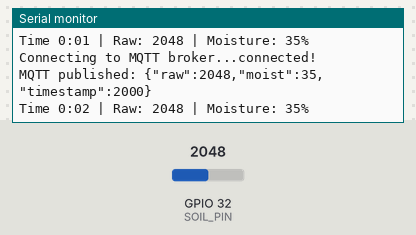
A sketch run on a simulated ESP32. Parts: the last lines printed to the serial monitor. The inputs (shaded band) are chosen by the test bench; at power-on: GPIO 32 (SOIL_PIN) = 2048. WiFi joins after 1.5 s; servers stay silent unless stated; no MQTT or app messages arrive unless stated.

Above: at 2.9 s.
3.0 s: GPIO 32 (SOIL_PIN) set to 2866
At 4.4 s:
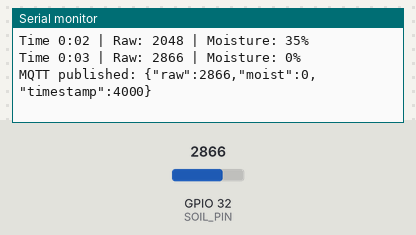
4.5 s: GPIO 32 (SOIL_PIN) set to 3603
At 5.5 s:
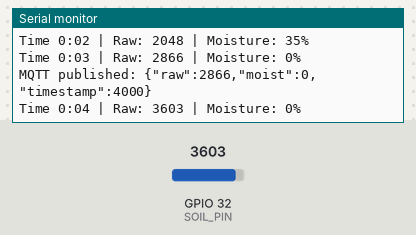
Timing chart, 0 to 7.5 s (numbered marks = the images above; inputs shaded):
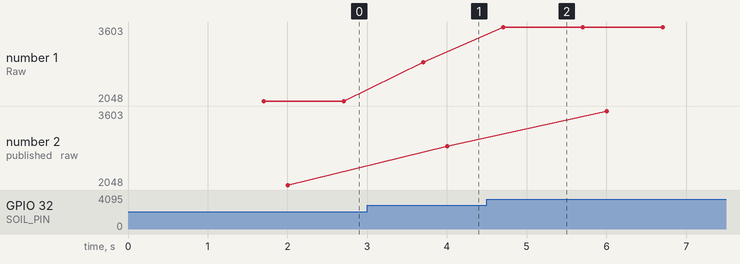

Measured:
- after the input at 3.0 s, the serial monitor: prints a new line after 0.70 s (image 1)
- after the input at 4.5 s, the serial monitor: prints a new line after 0.21 s (image 2)
- plotted number 1: 2048 → 2866 after the input at 3.0 s, 2866 → 3603 after the input at 4.5 s
- plotted number 2: 2048 → 2866 after the input at 3.0 s, 2866 → 3603 after the input at 4.5 s

The sketch:

Main_MQTT_Moisture.ino
```cpp
// main.ino — entry point

#include <WiFi.h>
#include <PubSubClient.h>

// --- Wi-Fi & MQTT settings ---
const char* ssid       = "TP-LINK_936A";
const char* password   = "39429964";
const char* mqtt_server = "broker.hivemq.com";
const int   mqtt_port   = 1883;
const char* mqtt_topic  = "esp/moisture";


// --- Soil Moisture module ---
#define SOIL_PIN 32          // Capacitive sensor signal pin
const int dry = 2700;        // Calibration: sensor in air
const int wet = 800;         // Calibration: sensor in water

static unsigned long startTime   = 0;
static unsigned long lastMoistUpdate  = 0;
static const unsigned long MOIST_INTERVAL = 1000; // ms

static int lastRaw          = 0;
static int lastMoistPercent = 0;

// --- MQTT client ---
WiFiClient espClient;
PubSubClient client(espClient);
unsigned long lastMsg = 0;
const unsigned long MSG_INTERVAL = 2000;

// ---------------------------
// Soil moisture functions
// ---------------------------
void moisture_init() {
  pinMode(SOIL_PIN, INPUT);
  startTime  = millis();
  lastMoistUpdate = 0;

  Serial.println("\n=== OASIS Soil Moisture Sensor (no display) ===");
}

void moisture_update() {
  unsigned long now = millis();
  if (now - lastMoistUpdate < MOIST_INTERVAL) return;
  lastMoistUpdate = now;

  lastRaw = analogRead(SOIL_PIN);
  lastMoistPercent = map(lastRaw, wet, dry, 100, 0);
  lastMoistPercent = constrain(lastMoistPercent, 0, 100);

  unsigned long elapsedSec = (now - startTime) / 1000;
  unsigned long minutes = elapsedSec / 60;
  unsigned long seconds = elapsedSec % 60;

  Serial.print("Time ");
  Serial.print(minutes);
  Serial.print(":");
  if (seconds < 10) Serial.print("0");
  Serial.print(seconds);
  Serial.print(" | Raw: ");
  Serial.print(lastRaw);
  Serial.print(" | Moisture: ");
  Serial.print(lastMoistPercent);
  Serial.println("%");
}

// Optional getters for MQTT
int moisture_getRaw()     { return lastRaw; }
int moisture_getPercent() { return lastMoistPercent; }

// ---------------------------
// Wi-Fi & MQTT functions
// ---------------------------
void setup_wifi() {
  Serial.print("Connecting to Wi-Fi: ");
  Serial.println(ssid);
  WiFi.begin(ssid, password);

  int attempts = 0;
  while (WiFi.status() != WL_CONNECTED && attempts < 30) { // ~15s timeout
    delay(500);
    Serial.print(".");
    attempts++;
  }
  Serial.println();

  if (WiFi.status() == WL_CONNECTED) {
    Serial.print("Wi-Fi connected! IP: ");
    Serial.println(WiFi.localIP());
  } else {
    Serial.println("Wi-Fi connection failed!");
  }
}

void reconnect_mqtt() {
  while (!client.connected()) {
    Serial.print("Connecting to MQTT broker...");
    // Use unique client ID by appending millis()
    String clientId = "OASIS_ESP32_Sensor-" + String(millis());
    if (client.connect(clientId.c_str())) {
      Serial.println("connected!");
    } else {
      Serial.print("failed, rc=");
      Serial.print(client.state());
      Serial.println(" retrying in 2s");
      delay(2000);
    }
  }
}

void mqtt_init() {
  setup_wifi();
  client.setServer(mqtt_server, mqtt_port);
  lastMsg = 0;
}

void mqtt_update() {
  if (!client.connected()) {
    reconnect_mqtt();
  }

  client.loop(); // maintain connection

  unsigned long now = millis();
  if (now - lastMsg < MSG_INTERVAL) return;
  lastMsg = now;

  int raw   = moisture_getRaw();
  int moist = moisture_getPercent();

  char payload[128];
  snprintf(payload, sizeof(payload),
           "{\"raw\":%d,\"moist\":%d,\"timestamp\":%lu}",
           raw, moist, now);

  // Publish with retain=true so new subscribers get last value
  if (client.publish(mqtt_topic, payload, true)) {
    Serial.print("MQTT published: ");
    Serial.println(payload);
  } else {
    Serial.println("MQTT publish failed!");
  }
}

// ---------------------------
// Arduino setup & loop
// ---------------------------
void setup() {
  Serial.begin(115200);
  delay(200);

  moisture_init();
  mqtt_init();
}

void loop() {
  moisture_update();
  mqtt_update();
}
```
